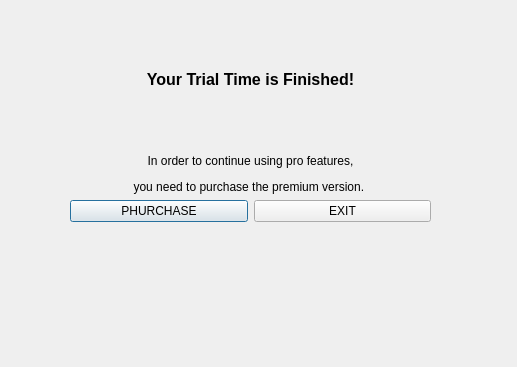
<?xml version="1.0" encoding="UTF-8"?>
<ui version="4.0">
 <class>Buy</class>
 <widget class="QDialog" name="Buy">
  <property name="geometry">
   <rect>
    <x>0</x>
    <y>0</y>
    <width>517</width>
    <height>367</height>
   </rect>
  </property>
  <property name="windowTitle">
   <string>Dialog</string>
  </property>
  <widget class="QWidget" name="">
   <property name="geometry">
    <rect>
     <x>70</x>
     <y>70</y>
     <width>361</width>
     <height>211</height>
    </rect>
   </property>
   <layout class="QVBoxLayout" name="verticalLayout">
    <item>
     <widget class="QLabel" name="label">
      <property name="text">
       <string>&lt;html&gt;&lt;head/&gt;&lt;body&gt;&lt;p align=&quot;center&quot;&gt;&lt;span style=&quot; font-size:12pt; font-weight:600;&quot;&gt;Your Trial Time is Finished!&lt;/span&gt;&lt;/p&gt;&lt;/body&gt;&lt;/html&gt;</string>
      </property>
     </widget>
    </item>
    <item>
     <spacer name="verticalSpacer">
      <property name="orientation">
       <enum>Qt::Vertical</enum>
      </property>
      <property name="sizeHint" stdset="0">
       <size>
        <width>20</width>
        <height>40</height>
       </size>
      </property>
     </spacer>
    </item>
    <item>
     <widget class="QLabel" name="label_2">
      <property name="text">
       <string>&lt;html&gt;&lt;head/&gt;&lt;body&gt;&lt;p align=&quot;center&quot;&gt;In order to continue using pro features,&lt;/p&gt;&lt;p align=&quot;center&quot;&gt; you need to purchase the premium version. &lt;/p&gt;&lt;/body&gt;&lt;/html&gt;</string>
      </property>
     </widget>
    </item>
    <item>
     <layout class="QHBoxLayout" name="horizontalLayout">
      <item>
       <widget class="QPushButton" name="pushButton">
        <property name="text">
         <string>PHURCHASE</string>
        </property>
       </widget>
      </item>
      <item>
       <widget class="QPushButton" name="pushButton_2">
        <property name="text">
         <string>EXIT</string>
        </property>
       </widget>
      </item>
     </layout>
    </item>
    <item>
     <spacer name="verticalSpacer_2">
      <property name="orientation">
       <enum>Qt::Vertical</enum>
      </property>
      <property name="sizeHint" stdset="0">
       <size>
        <width>20</width>
        <height>40</height>
       </size>
      </property>
     </spacer>
    </item>
   </layout>
  </widget>
 </widget>
 <resources/>
 <connections/>
</ui>
